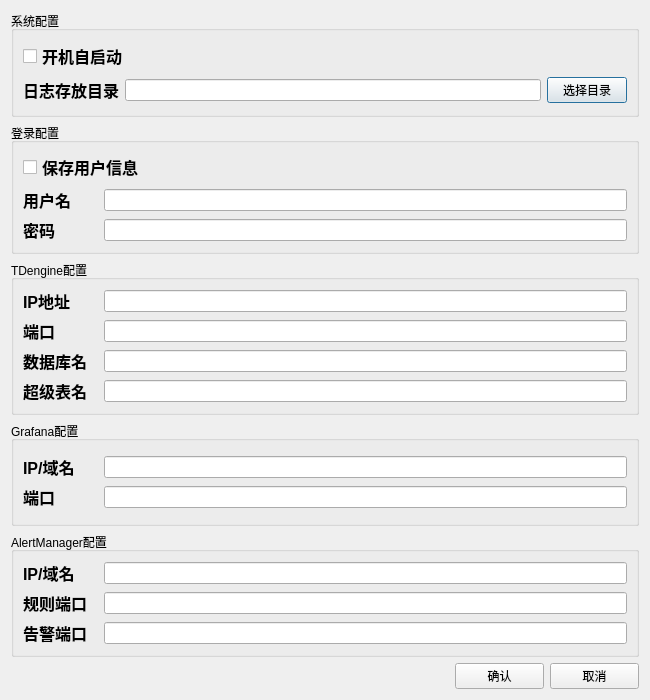
<?xml version="1.0" encoding="UTF-8"?>
<ui version="4.0">
 <class>SettingsDialog</class>
 <widget class="QDialog" name="SettingsDialog">
  <property name="geometry">
   <rect>
    <x>0</x>
    <y>0</y>
    <width>650</width>
    <height>700</height>
   </rect>
  </property>
  <property name="minimumSize">
   <size>
    <width>650</width>
    <height>700</height>
   </size>
  </property>
  <property name="maximumSize">
   <size>
    <width>650</width>
    <height>700</height>
   </size>
  </property>
  <property name="windowTitle">
   <string>软件设置</string>
  </property>
  <property name="styleSheet">
   <string notr="true">QLabel{
font: bold 16px;
}
QCheckBox{
font: bold 16px;
}</string>
  </property>
  <layout class="QGridLayout" name="gridLayout_6">
   <item row="0" column="0">
    <widget class="QGroupBox" name="gBox_fileManage">
     <property name="title">
      <string>系统配置</string>
     </property>
     <layout class="QGridLayout" name="gridLayout">
      <item row="0" column="0">
       <layout class="QVBoxLayout" name="verticalLayout_5" stretch="1,1">
        <item>
         <layout class="QHBoxLayout" name="horizontalLayout_14">
          <item>
           <widget class="QCheckBox" name="cBox_autostart">
            <property name="text">
             <string>开机自启动</string>
            </property>
           </widget>
          </item>
         </layout>
        </item>
        <item>
         <layout class="QHBoxLayout" name="horizontalLayout" stretch="2,9,1">
          <item>
           <widget class="QLabel" name="label_logDir">
            <property name="text">
             <string>日志存放目录</string>
            </property>
            <property name="buddy">
             <cstring>pBtn_LogDir</cstring>
            </property>
           </widget>
          </item>
          <item>
           <widget class="QLineEdit" name="lineE_logDir"/>
          </item>
          <item>
           <widget class="QPushButton" name="pBtn_LogDir">
            <property name="text">
             <string>选择目录</string>
            </property>
           </widget>
          </item>
         </layout>
        </item>
       </layout>
      </item>
     </layout>
    </widget>
   </item>
   <item row="1" column="0">
    <widget class="QGroupBox" name="gBox_login">
     <property name="title">
      <string>登录配置</string>
     </property>
     <layout class="QGridLayout" name="gridLayout_3">
      <item row="0" column="0">
       <layout class="QVBoxLayout" name="verticalLayout" stretch="1,1,1">
        <item>
         <layout class="QHBoxLayout" name="horizontalLayout_8">
          <item>
           <widget class="QCheckBox" name="cBox_saveUserInfo">
            <property name="text">
             <string>保存用户信息</string>
            </property>
           </widget>
          </item>
         </layout>
        </item>
        <item>
         <layout class="QHBoxLayout" name="horizontalLayout_5" stretch="1,7">
          <item>
           <widget class="QLabel" name="label_userName">
            <property name="text">
             <string>用户名</string>
            </property>
            <property name="buddy">
             <cstring>lineE_userName</cstring>
            </property>
           </widget>
          </item>
          <item>
           <widget class="QLineEdit" name="lineE_userName"/>
          </item>
         </layout>
        </item>
        <item>
         <layout class="QHBoxLayout" name="horizontalLayout_6" stretch="1,7">
          <item>
           <widget class="QLabel" name="label_passwd">
            <property name="text">
             <string>密码</string>
            </property>
            <property name="buddy">
             <cstring>lineE_passwd</cstring>
            </property>
           </widget>
          </item>
          <item>
           <widget class="QLineEdit" name="lineE_passwd"/>
          </item>
         </layout>
        </item>
       </layout>
      </item>
     </layout>
    </widget>
   </item>
   <item row="2" column="0">
    <widget class="QGroupBox" name="gBox_tdengine">
     <property name="title">
      <string>TDengine配置</string>
     </property>
     <layout class="QGridLayout" name="gridLayout_2">
      <item row="0" column="0">
       <layout class="QVBoxLayout" name="verticalLayout_2" stretch="1,1,1,1">
        <item>
         <layout class="QHBoxLayout" name="horizontalLayout_2" stretch="1,7">
          <item>
           <widget class="QLabel" name="label_ipaddr">
            <property name="text">
             <string>IP地址</string>
            </property>
            <property name="buddy">
             <cstring>lineE_ipaddr</cstring>
            </property>
           </widget>
          </item>
          <item>
           <widget class="QLineEdit" name="lineE_ipaddr"/>
          </item>
         </layout>
        </item>
        <item>
         <layout class="QHBoxLayout" name="horizontalLayout_3" stretch="1,7">
          <item>
           <widget class="QLabel" name="label_port">
            <property name="text">
             <string>端口</string>
            </property>
            <property name="buddy">
             <cstring>lineE_port</cstring>
            </property>
           </widget>
          </item>
          <item>
           <widget class="QLineEdit" name="lineE_port"/>
          </item>
         </layout>
        </item>
        <item>
         <layout class="QHBoxLayout" name="horizontalLayout_4" stretch="1,7">
          <item>
           <widget class="QLabel" name="label_dbName">
            <property name="text">
             <string>数据库名</string>
            </property>
            <property name="buddy">
             <cstring>lineE_dbName</cstring>
            </property>
           </widget>
          </item>
          <item>
           <widget class="QLineEdit" name="lineE_dbName"/>
          </item>
         </layout>
        </item>
        <item>
         <layout class="QHBoxLayout" name="horizontalLayout_15" stretch="1,7">
          <item>
           <widget class="QLabel" name="label_sTableName">
            <property name="text">
             <string>超级表名</string>
            </property>
           </widget>
          </item>
          <item>
           <widget class="QLineEdit" name="lineE_sTableName"/>
          </item>
         </layout>
        </item>
       </layout>
      </item>
     </layout>
    </widget>
   </item>
   <item row="3" column="0">
    <widget class="QGroupBox" name="groupBox">
     <property name="title">
      <string>Grafana配置</string>
     </property>
     <layout class="QGridLayout" name="gridLayout_4">
      <item row="0" column="0">
       <layout class="QVBoxLayout" name="verticalLayout_3" stretch="1,1">
        <item>
         <layout class="QHBoxLayout" name="horizontalLayout_9" stretch="1,7">
          <item>
           <widget class="QLabel" name="label_gIpaddr">
            <property name="text">
             <string>IP/域名</string>
            </property>
            <property name="buddy">
             <cstring>lineE_ipaddr</cstring>
            </property>
           </widget>
          </item>
          <item>
           <widget class="QLineEdit" name="lineE_gIpaddr"/>
          </item>
         </layout>
        </item>
        <item>
         <layout class="QHBoxLayout" name="horizontalLayout_10" stretch="1,7">
          <item>
           <widget class="QLabel" name="label_gPort">
            <property name="text">
             <string>端口</string>
            </property>
            <property name="buddy">
             <cstring>lineE_port</cstring>
            </property>
           </widget>
          </item>
          <item>
           <widget class="QLineEdit" name="lineE_gPort"/>
          </item>
         </layout>
        </item>
       </layout>
      </item>
     </layout>
    </widget>
   </item>
   <item row="4" column="0">
    <widget class="QGroupBox" name="groupBox_2">
     <property name="title">
      <string>AlertManager配置</string>
     </property>
     <layout class="QGridLayout" name="gridLayout_5">
      <item row="0" column="0">
       <layout class="QVBoxLayout" name="verticalLayout_4" stretch="1,1,1">
        <item>
         <layout class="QHBoxLayout" name="horizontalLayout_11" stretch="1,7">
          <item>
           <widget class="QLabel" name="label_aIpaddr">
            <property name="text">
             <string>IP/域名</string>
            </property>
            <property name="buddy">
             <cstring>lineE_ipaddr</cstring>
            </property>
           </widget>
          </item>
          <item>
           <widget class="QLineEdit" name="lineE_aIpaddr"/>
          </item>
         </layout>
        </item>
        <item>
         <layout class="QHBoxLayout" name="horizontalLayout_12" stretch="1,7">
          <item>
           <widget class="QLabel" name="label_aRulePort">
            <property name="text">
             <string>规则端口</string>
            </property>
            <property name="buddy">
             <cstring>lineE_port</cstring>
            </property>
           </widget>
          </item>
          <item>
           <widget class="QLineEdit" name="lineE_aRulePort"/>
          </item>
         </layout>
        </item>
        <item>
         <layout class="QHBoxLayout" name="horizontalLayout_13" stretch="1,7">
          <item>
           <widget class="QLabel" name="label_aAlertPort">
            <property name="text">
             <string>告警端口</string>
            </property>
            <property name="buddy">
             <cstring>lineE_port</cstring>
            </property>
           </widget>
          </item>
          <item>
           <widget class="QLineEdit" name="lineE_aAlertPort"/>
          </item>
         </layout>
        </item>
       </layout>
      </item>
     </layout>
    </widget>
   </item>
   <item row="5" column="0">
    <layout class="QHBoxLayout" name="horizontalLayout_7" stretch="5,1,1">
     <item>
      <spacer name="horizontalSpacer">
       <property name="orientation">
        <enum>Qt::Horizontal</enum>
       </property>
       <property name="sizeHint" stdset="0">
        <size>
         <width>40</width>
         <height>20</height>
        </size>
       </property>
      </spacer>
     </item>
     <item>
      <widget class="QPushButton" name="pBtn_confirm">
       <property name="text">
        <string>确认</string>
       </property>
      </widget>
     </item>
     <item>
      <widget class="QPushButton" name="pBtn_cancel">
       <property name="text">
        <string>取消</string>
       </property>
      </widget>
     </item>
    </layout>
   </item>
  </layout>
 </widget>
 <resources/>
 <connections/>
</ui>
